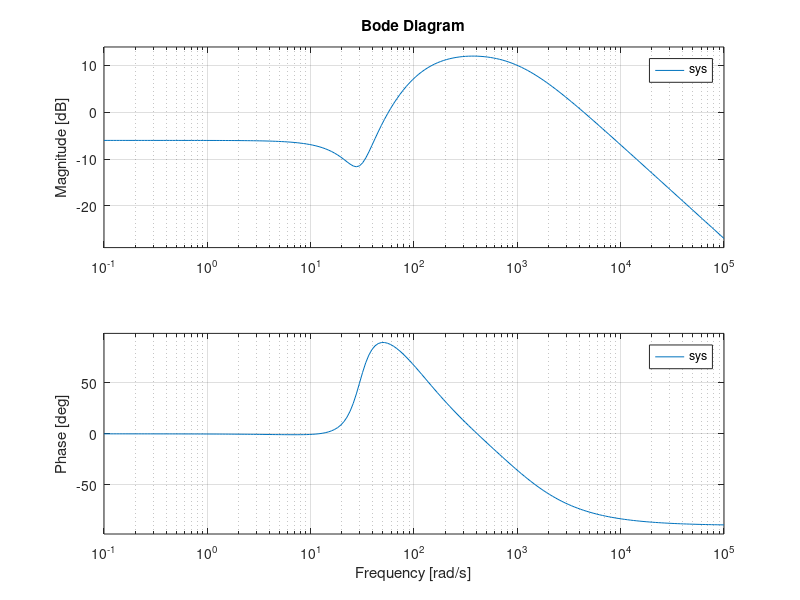
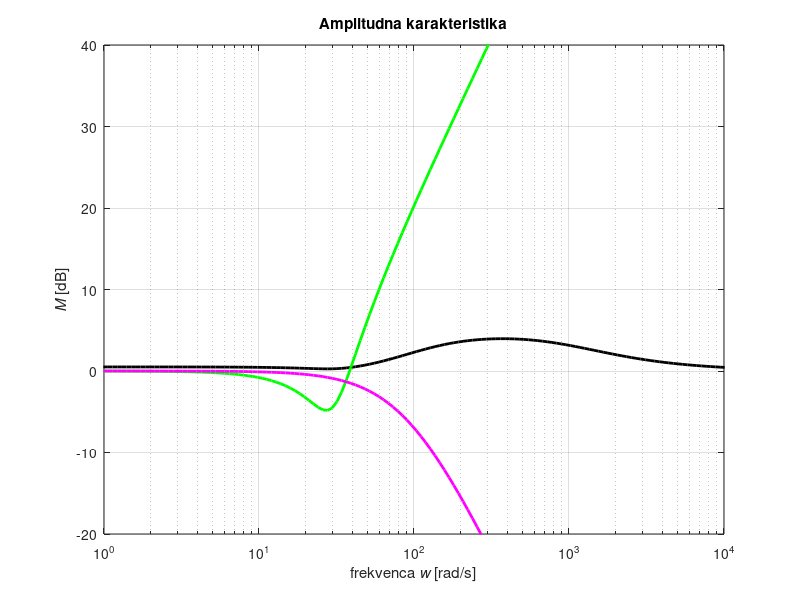
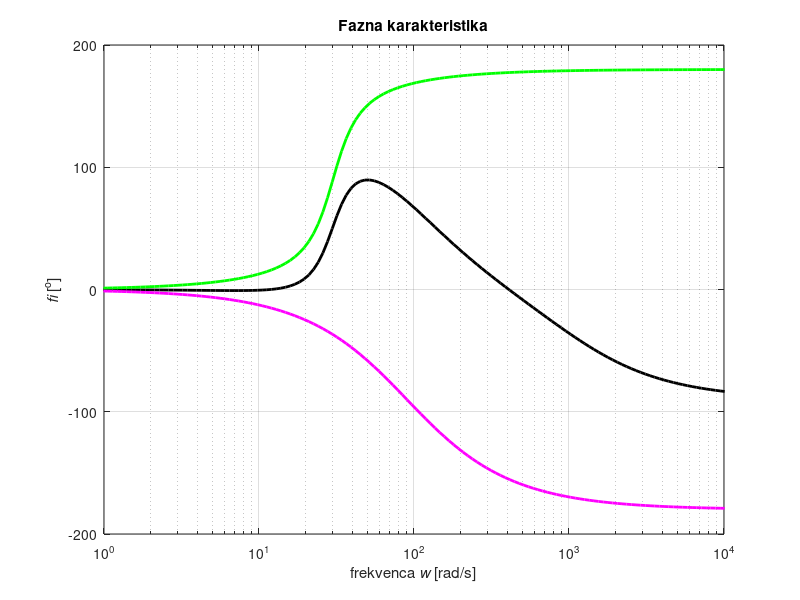

MATLAB code for these plots, in order:
clear all; close all;


numer = 4500 * [1 18 900]
denom = [1 1180 188100 8100000]
%denom=conv([1/9600^2 1.8502/9600 1.2209],[1/9600^2 0.41128/9600 0.65519])

sys = tf(numer,denom);

#First part
fig1 = figure(1);
w = logspace(-1, 5, 200); % 900 pt w vector from 1krad/s (10^1) to 1Mrad/s (10^18)
[mag_basic, phase_basic] = bode(sys, w);
bode(sys, w);
pause(1);


#Upper
num1 = [1/900 18/900 1]; 
den1 = [1];
sys1 = tf(num1,den1);
[mag1, phase1] = bode(sys1, w);
dbmag1 = 20*log10(mag1);

#Downner
num2 = [1]; 
den2 = [1/8100 180/8100 1];
sys2 = tf(num2, den2);
[mag2, phase2] = bode(sys2, w);
dbmag2 = 20*log10(mag2);
dbamp_test = 20*log10(30)


fig2 = figure(2);
 
  
  semilogx(w, mag_basic,  'k', 'LineWidth', 2); 
  hold on;
       
  semilogx(w, dbmag1, 'g', 'LineWidth', 2); 
  hold on;
 
  semilogx(w, dbmag2, 'm', 'LineWidth', 2);
  hold on;
 
  axis([1e0 1e4 -20 40]);
  xlabel('frekvenca {\itw} [rad/s]'); 
  ylabel('{\itM} [dB]');
  grid on; title('Amplitudna karakteristika');
pause(2);

fig3 = figure(3);

 semilogx(w, phase_basic,  'k', 'LineWidth', 2); 
 hold on;
 
 semilogx(w, phase1, 'g', 'LineWidth', 2); 
 hold on;
 
 semilogx(w, phase2, 'm', 'LineWidth', 2); 
 hold on;
 
 axis([1e0 1e4 -200 200]);
 xlabel('frekvenca {\itw} [rad/s]'); 
 ylabel('{\itfi} [^o]');
 grid on; title('Fazna karakteristika')
 pause(3);
 
#Second part
